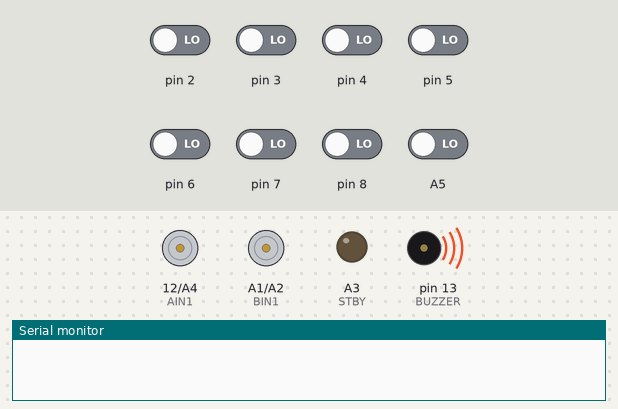
Bench run of a sketch on a simulated Arduino Uno, built with avr-gcc and run on an emulated ATmega328P. Parts: motor-driver pin pairs drawn as motors (green arrow = first pin HIGH = forward, orange = second pin HIGH = backward, longer = more drive, scaled by the enable pin, stopped while the standby pin is LOW), output pins drawn as LEDs (lit = HIGH), buzzer (waves = sounding), the last lines printed to the serial monitor. Inputs (shaded band) come from the test bench; at power-on: A5, pin 2–8 LOW.

Above: at 0.1 s.
At 0.5 s:
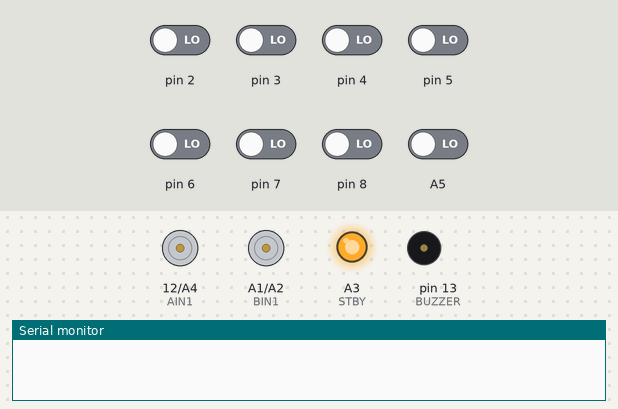
At 19.5 s:
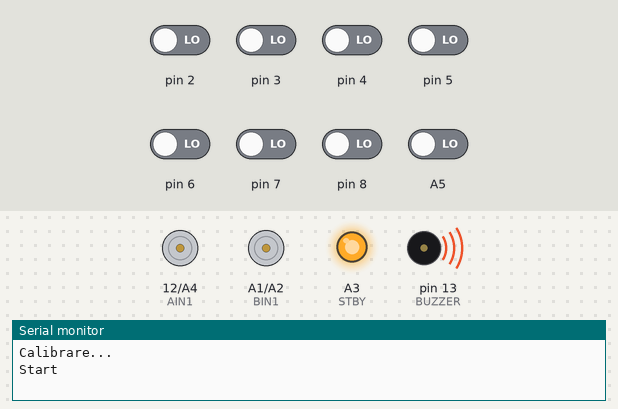
At 21.0 s:
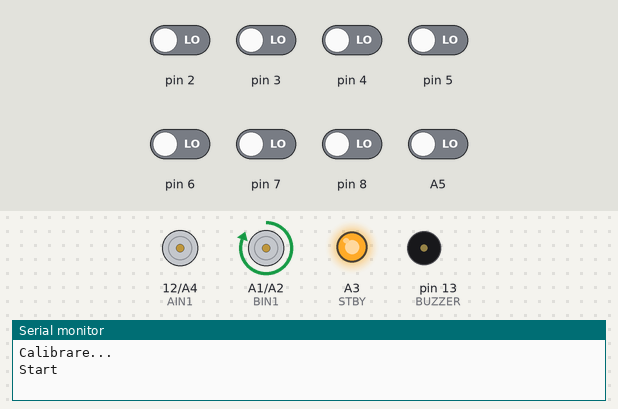
Timing chart, 0 to 22.5 s (numbered marks = the images above):
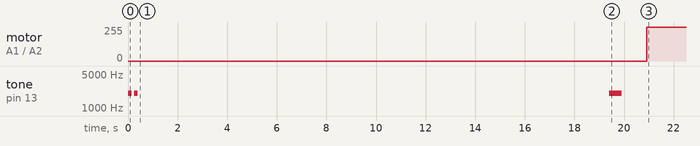

Measured:
- by itself, motor on A1 (BIN1) / A2 (BIN2): stopped → forward 255/255 at 20.9 s

The sketch:

buzzer_lf.ino
```cpp
#include <QTRSensors.h>

QTRSensors qtr;

const uint8_t SensorCount = 8;
uint16_t sensorValues[SensorCount];

// PID
float Kp = 0.24;
float Ki = 0.00003;
float Kd = 1.4;

long integral = 0;
int lastError = 0;

// viteza de bază
int baseSpeed = 200;

// motoare
const int PWMA = 9;
const int PWMB = 11;

const int AIN1 = 12;
const int AIN2 = A4;

const int BIN1 = A1;
const int BIN2 = A2;

const int STBY = A3;

// Buzzer
const int BUZZER = 13;

void beep(int durata)
{
  tone(BUZZER, 2000);   // frecvența la care ai spus că se aude cel mai bine
  delay(durata);
  noTone(BUZZER);
}
void setup()
{
  Serial.begin(115200);

  pinMode(BUZZER, OUTPUT);

  // Două bipuri la pornire
  beep(150);
  delay(100);
  beep(150);

  qtr.setTypeRC();

  qtr.setSensorPins(
    (const uint8_t[]){2,3,4,5,6,7,8,A5},
    SensorCount);

  pinMode(PWMA, OUTPUT);
  pinMode(PWMB, OUTPUT);

  pinMode(AIN1, OUTPUT);
  pinMode(AIN2, OUTPUT);

  pinMode(BIN1, OUTPUT);
  pinMode(BIN2, OUTPUT);

  pinMode(STBY, OUTPUT);

  digitalWrite(STBY, HIGH);

  // Înainte
  digitalWrite(AIN1, HIGH);
  digitalWrite(AIN2, LOW);

  digitalWrite(BIN1, HIGH);
  digitalWrite(BIN2, LOW);

  delay(1000);

  Serial.println("Calibrare...");

  // Calibrare
  for (int i = 0; i < 600; i++)
  {
    qtr.calibrate();
    delay(5);
  }

  Serial.println("Start");

  // Bip lung - începe traseul
  beep(500);

  delay(1000);
}

void loop()
{
  uint16_t position = qtr.readLineBlack(sensorValues);

  int error = position - 3000;

  // PID
  integral += error;
  integral = constrain(integral, -50000, 50000);

  int derivative = error - lastError;

  float correction =
      (Kp * error) +
      (Ki * integral) +
      (Kd * derivative);

  correction = constrain(correction, -255, 255);

  lastError = error;

  int leftMotor = baseSpeed + correction;
  int rightMotor = baseSpeed - correction;

  leftMotor = constrain(leftMotor, 0, 255);
  rightMotor = constrain(rightMotor, 0, 255);

  analogWrite(PWMA, leftMotor);
  analogWrite(PWMB, rightMotor);
}
```
